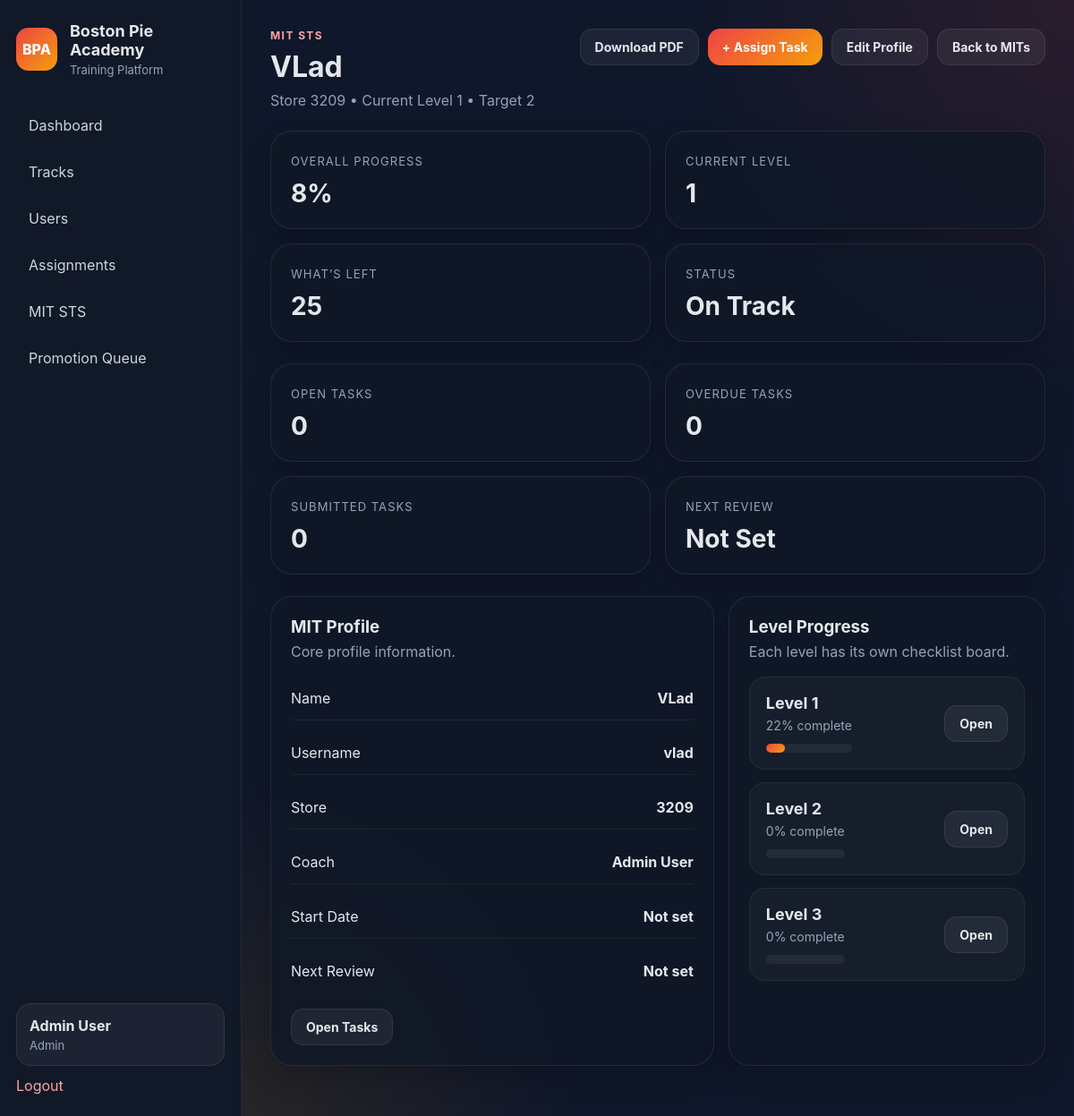
The page /mit-sts/mits/1 (signed in) on the database its author committed.
### app/models.py (models this page shows, shortened)
class User(UserMixin, db.Model):
    __tablename__ = "users"
    id = db.Column(db.Integer, primary_key=True)
    name = db.Column(db.String(120), nullable=False)
    username = db.Column(db.String(80), unique=True, nullable=False)
    password_hash = db.Column(db.String(255), nullable=False)
    role = db.Column(db.String(50), nullable=False, default="tm")
    store_number = db.Column(db.String(20), nullable=True)
    is_active_user = db.Column(db.Boolean, default=True)
    created_at = db.Column(db.DateTime, default=datetime.utcnow)
    progress_records = db.relationship(
        "LessonProgress",
        backref="user",
        cascade="all, delete-orphan",
        lazy=True
    )
    assignments = db.relationship(
        "TrackAssignment",
        foreign_keys="TrackAssignment.user_id",
        backref="user",
        cascade="all, delete-orphan",
        lazy=True
    )
    assigned_tracks_created = db.relationship(
        "TrackAssignment",
        foreign_keys="TrackAssignment.assigned_by_user_id",
        backref="assigned_by_user",
        lazy=True
    )
    quiz_attempts = db.relationship(
        "QuizAttempt",
        backref="user",
        cascade="all, delete-orphan",
        lazy=True
    )
    mit_profiles = db.relationship(
        "MITProfile",
        foreign_keys="MITProfile.user_id",
        backref="mit_user",
        lazy=True
    )
    coached_mits = db.relationship(
        "MITProfile",
        foreign_keys="MITProfile.coach_user_id",
        backref="coach_user",
        lazy=True
    )
    verified_mit_items = db.relationship(
        "MITLevelProgress",
        foreign_keys="MITLevelProgress.verified_by_user_id",
        backref="verified_by_user",
        lazy=True
    )
    mit_reviews_written = db.relationship(
        "MITReview",
        foreign_keys="MITReview.reviewer_user_id",
        backref="reviewer_user",
        lazy=True
    )
    mit_promotions_approved = db.relationship(
        "MITPromotion",
        foreign_keys="MITPromotion.approved_by_user_id",
        backref="approved_by_user",
        lazy=True
    )
    mit_action_items_owned = db.relationship(
        "MITActionPlanItem",
        foreign_keys="MITActionPlanItem.owner_user_id",
        backref="owner_user",
        lazy=True
    )
    mit_tasks_assigned = db.relationship(
        "MITTask",
        foreign_keys="MITTask.assigned_by_user_id",
        backref="assigned_by_user",
        lazy=True
    )
    @property
    def is_active(self):
        return self.is_active_user

class MITProfile(db.Model):
    __tablename__ = "mit_profiles"
    id = db.Column(db.Integer, primary_key=True)
    user_id = db.Column(db.Integer, db.ForeignKey("users.id"), nullable=False)
    store_number = db.Column(db.String(20), nullable=True)
    coach_user_id = db.Column(db.Integer, db.ForeignKey("users.id"), nullable=True)
    current_level = db.Column(db.Integer, nullable=False, default=1)
    target_level = db.Column(db.String(20), nullable=False, default="2")
    start_date = db.Column(db.Date, nullable=True)
    sts_status = db.Column(db.String(20), nullable=False, default="on_track")
    last_review_date = db.Column(db.Date, nullable=True)
    next_review_date = db.Column(db.Date, nullable=True)
    notes = db.Column(db.Text, nullable=True)
    created_at = db.Column(db.DateTime, default=datetime.utcnow)
    updated_at = db.Column(db.DateTime, default=datetime.utcnow, onupdate=datetime.utcnow)
    progress_items = db.relationship(
        "MITLevelProgress",
        backref="mit_profile",
        cascade="all, delete-orphan",
        lazy=True
    )
    reviews = db.relationship(
        "MITReview",
        backref="mit_profile",
        cascade="all, delete-orphan",
        lazy=True,
        order_by="MITReview.review_date.desc()"
    )
    action_plans = db.relationship(
        "MITActionPlan",
        backref="mit_profile",
        cascade="all, delete-orphan",
        lazy=True
    )
    promotions = db.relationship(
        "MITPromotion",
        backref="mit_profile",
        cascade="all, delete-orphan",
        lazy=True,
        order_by="MITPromotion.effective_date.desc()"
    )
    tasks = db.relationship(
        "MITTask",
        backref="mit_profile",
        cascade="all, delete-orphan",
        lazy=True,
        order_by="MITTask.created_at.desc()"
    )

### app/mit_sts/routes.py (the view)
@mit_sts_bp.route("/mits/<int:mit_id>")
@login_required
def view_mit(mit_id):
    mit = MITProfile.query.get_or_404(mit_id)
    if not can_view_mit(mit):
        flash("You do not have permission to view that MIT profile.", "danger")
        return redirect(url_for("academy.dashboard"))
    ensure_progress_rows_for_mit(mit)
    refresh_mit_status(mit)
    db.session.commit()
    level_1_progress = calculate_level_progress(mit.id, 1)
    level_2_progress = calculate_level_progress(mit.id, 2)
    level_3_progress = calculate_level_progress(mit.id, 3)
    overall_progress = calculate_overall_progress(mit.id)
    incomplete_count = MITLevelProgress.query.join(
        MITLevelTemplate,
        MITLevelProgress.template_item_id == MITLevelTemplate.id
    ).filter(
        MITLevelProgress.mit_profile_id == mit.id,
        MITLevelTemplate.level_number == mit.current_level,
        MITLevelProgress.status != "complete"
    ).count()
    task_counts = get_mit_task_counts(mit.id)
    promotions = MITPromotion.query.filter_by(mit_profile_id=mit.id).order_by(
        MITPromotion.effective_date.desc()
    ).all()
    return render_template(
        "mit_sts/mit_detail.html",
        mit=mit,
        level_1_progress=level_1_progress,
        level_2_progress=level_2_progress,
        level_3_progress=level_3_progress,
        overall_progress=overall_progress,
        incomplete_count=incomplete_count,
        open_tasks_count=task_counts["open"],
        overdue_tasks_count=task_counts["overdue"],
        submitted_tasks_count=task_counts["submitted"],
        promotions=promotions,
        user=current_user,
        can_edit=can_edit_mit(),
        can_manage_templates=can_manage_templates(),
    )

### app/templates/mit_sts/mit_detail.html (shortened to what this page needs)
{% extends "base.html" %}
{% block content %}
<div class="page-header">
    <div>
        <p class="eyebrow">MIT STS</p>
        <h2>{{ mit.mit_user.name }}</h2>
        <p class="subtle">
            Store {{ mit.store_number or 'Not set' }} • Current Level {{ mit.current_level }} • Target {{ mit.target_level|upper }}
        </p>
    </div>
    <div class="track-actions">
        <a class="btn btn-secondary" href="{{ url_for('mit_sts.export_tasks_pdf', mit_id=mit.id) }}">Download PDF</a>
        {% if can_edit %}
        <a class="btn btn-primary" href="{{ url_for('mit_sts.new_task', mit_id=mit.id) }}">+ Assign Task</a>
        <a class="btn btn-secondary" href="{{ url_for('mit_sts.edit_mit', mit_id=mit.id) }}">Edit Profile</a>
        <a class="btn btn-secondary" href="{{ url_for('mit_sts.list_mits') }}">Back to MITs</a>
        {% else %}
        <a class="btn btn-secondary" href="{{ url_for('academy.dashboard') }}">Back</a>
        {% endif %}
    </div>
</div>
<div class="stats-grid">
    <div class="card stat-card">
        <span class="stat-label">Overall Progress</span>
        <h3>{{ overall_progress }}%</h3>
    </div>
    <div class="card stat-card">
        <span class="stat-label">Current Level</span>
        <h3>{{ mit.current_level }}</h3>
    </div>
    <div class="card stat-card">
        <span class="stat-label">What’s Left</span>
        <h3>{{ incomplete_count }}</h3>
    </div>
    <div class="card stat-card">
        <span class="stat-label">Status</span>
        <h3>{{ mit.sts_status|replace('_', ' ')|title }}</h3>
    </div>
</div>
<div class="stats-grid">
    <div class="card stat-card">
        <span class="stat-label">Open Tasks</span>
        <h3>{{ open_tasks_count }}</h3>
    </div>
    <div class="card stat-card">
        <span class="stat-label">Overdue Tasks</span>
        <h3>{{ overdue_tasks_count }}</h3>
    </div>
    <div class="card stat-card">
        <span class="stat-label">Submitted Tasks</span>
        <h3>{{ submitted_tasks_count }}</h3>
    </div>
    <div class="card stat-card">
        <span class="stat-label">Next Review</span>
        <h3>{{ mit.next_review_date.strftime('%Y-%m-%d') if mit.next_review_date else 'Not Set' }}</h3>
    </div>
</div>
<div class="dashboard-grid-2">
    <div class="card">
        <div class="card-header">
            <h3>MIT Profile</h3>
            <p>Core profile information.</p>
        </div>
        <div class="glance-list">
            <div class="glance-row">
                <span>Name</span>
                <strong>{{ mit.mit_user.name }}</strong>
            </div>
            <div class="glance-row">
                <span>Username</span>
                <strong>{{ mit.mit_user.username }}</strong>
            </div>
            <div class="glance-row">
                <span>Store</span>
                <strong>{{ mit.store_number or 'Not set' }}</strong>
            </div>
            <div class="glance-row">
                <span>Coach</span>
                <strong>{{ mit.coach_user.name if mit.coach_user else 'Not set' }}</strong>
            </div>
            <div class="glance-row">
                <span>Start Date</span>
                <strong>{{ mit.start_date.strftime('%Y-%m-%d') if mit.start_date else 'Not set' }}</strong>
            </div>
            <div class="glance-row">
                <span>Next Review</span>
                <strong>{{ mit.next_review_date.strftime('%Y-%m-%d') if mit.next_review_date else 'Not set' }}</strong>
            </div>
        </div>
        <div class="page-footer-actions" style="margin-top: 18px;">
            <a class="btn btn-secondary" href="{{ url_for('mit_sts.view_tasks', mit_id=mit.id) }}">
                {% if can_edit %}Open Tasks{% else %}My Tasks{% endif %}
            </a>
        </div>
    </div>
    <div class="card">
        <div class="card-header">
            <h3>Level Progress</h3>
            <p>Each level has its own checklist board.</p>
        </div>
        <div class="track-list">
            <div class="track-row">
                <div>
                    <div class="track-title">Level 1</div>
                    <div class="track-meta">
                        <span>{{ level_1_progress }}% complete</span>
                    </div>
                    <div class="progress-bar">
                        <div class="progress-fill" style="width: {{ level_1_progress }}%;"></div>
                    </div>
                </div>
                <div class="track-actions">
                    <a class="btn btn-secondary" href="{{ url_for('mit_sts.view_level', mit_id=mit.id, level_number=1) }}">Open</a>
                </div>
            </div>
            <div class="track-row">
                <div>
                    <div class="track-title">Level 2</div>
                    <div class="track-meta">
                        <span>{{ level_2_progress }}% complete</span>
                    </div>
                    <div class="progress-bar">
                    </div>
                </div>
                <div class="track-actions">
                    <a class="btn btn-secondary" href="{{ url_for('mit_sts.view_level', mit_id=mit.id, level_number=2) }}">Open</a>
                </div>
            </div>
            <div class="track-row">
                <div>
                    <div class="track-title">Level 3</div>
                    <div class="track-meta">
                        <span>{{ level_3_progress }}% complete</span>
                    </div>
                    <div class="progress-bar">
                    </div>
                </div>
                <div class="track-actions">
                    <a class="btn btn-secondary" href="{{ url_for('mit_sts.view_level', mit_id=mit.id, level_number=3) }}">Open</a>
                </div>
            </div>
        </div>
    </div>
</div>
{% endblock %}

### app/templates/base.html (shortened to what this page needs)
<!DOCTYPE html>
<html lang="en">
<head>
    <link rel="stylesheet" href="{{ url_for('static', filename='css/style.css') }}">
</head>
<body>
    <div class="app-shell">
        <aside class="sidebar">
            <div>
                <div class="brand">
                    <div class="brand-mark">BPA</div>
                    <div>
                        <h1>Boston Pie Academy</h1>
                        <p>Training Platform</p>
                    </div>
                </div>
                {% if current_user.is_authenticated %}
                <nav class="nav">
                    {% if current_user.role == 'tm' %}
                    <a href="{{ url_for('academy.my_training') }}">My Training</a>
                    {% elif current_user.role == 'mit' %}
                    <a href="{{ url_for('mit_sts.my_mit') }}">My MIT STS</a>
                    {% elif current_user.role == 'coach' %}
                    <a href="{{ url_for('academy.dashboard') }}">Dashboard</a>
                    <a href="{{ url_for('academy.manage_users') }}">Users</a>
                    <a href="{{ url_for('mit_sts.dashboard') }}">MIT STS</a>
                    <a href="{{ url_for('mit_sts.promotion_queue') }}">Promotion Queue</a>
                    {% else %}
                    <a href="{{ url_for('academy.dashboard') }}">Dashboard</a>
                    <a href="{{ url_for('academy.tracks_library') }}">Tracks</a>
                    <a href="{{ url_for('academy.manage_users') }}">Users</a>
                    <a href="{{ url_for('academy.manage_assignments') }}">Assignments</a>
                    <a href="{{ url_for('mit_sts.dashboard') }}">MIT STS</a>
                    <a href="{{ url_for('mit_sts.promotion_queue') }}">Promotion Queue</a>
                    {% endif %}
                </nav>
                {% endif %}
            </div>
            {% if current_user.is_authenticated %}
            <div class="sidebar-footer">
                <div class="user-chip">
                    <strong>{{ current_user.name }}</strong>
                    <span>{{ current_user.role.replace('_', ' ').title() }}</span>
                </div>
                <a class="logout-link" href="{{ url_for('auth.logout') }}">Logout</a>
            </div>
            {% endif %}
        </aside>
        <main class="main-content">
            {% block content %}{% endblock %}
        </main>
    </div>
</body>
</html>

### rows shown on the page
User: name "Admin User", role.replace "Admin", coach_user "Admin User"
User: mit_user.name "VLad", mit_user.username "vlad"
MITProfile: store_number "3209", current_level "1", target_level "2", sts_status "On Track", next_review_date "Not Set", start_date "Not set", next_review_date "Not set"

### other values the page prints
{{ overall_progress }} "8"
{{ incomplete_count }} "25"
{{ open_tasks_count }} "0"
{{ overdue_tasks_count }} "0"
{{ submitted_tasks_count }} "0"
{{ level_1_progress }} "22"
{{ level_2_progress }} "0"
{{ level_3_progress }} "0"
